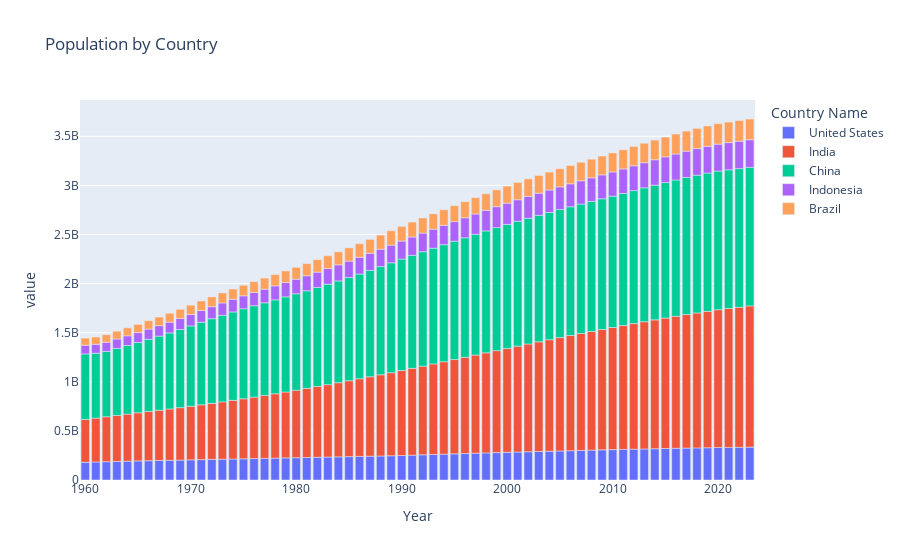

Notebook code cell kept with this figure:
### Code cell
fig = px.bar(df_pivot, x=df_pivot.index, y=df_pivot.columns,title='Population by Country')
fig.show()
